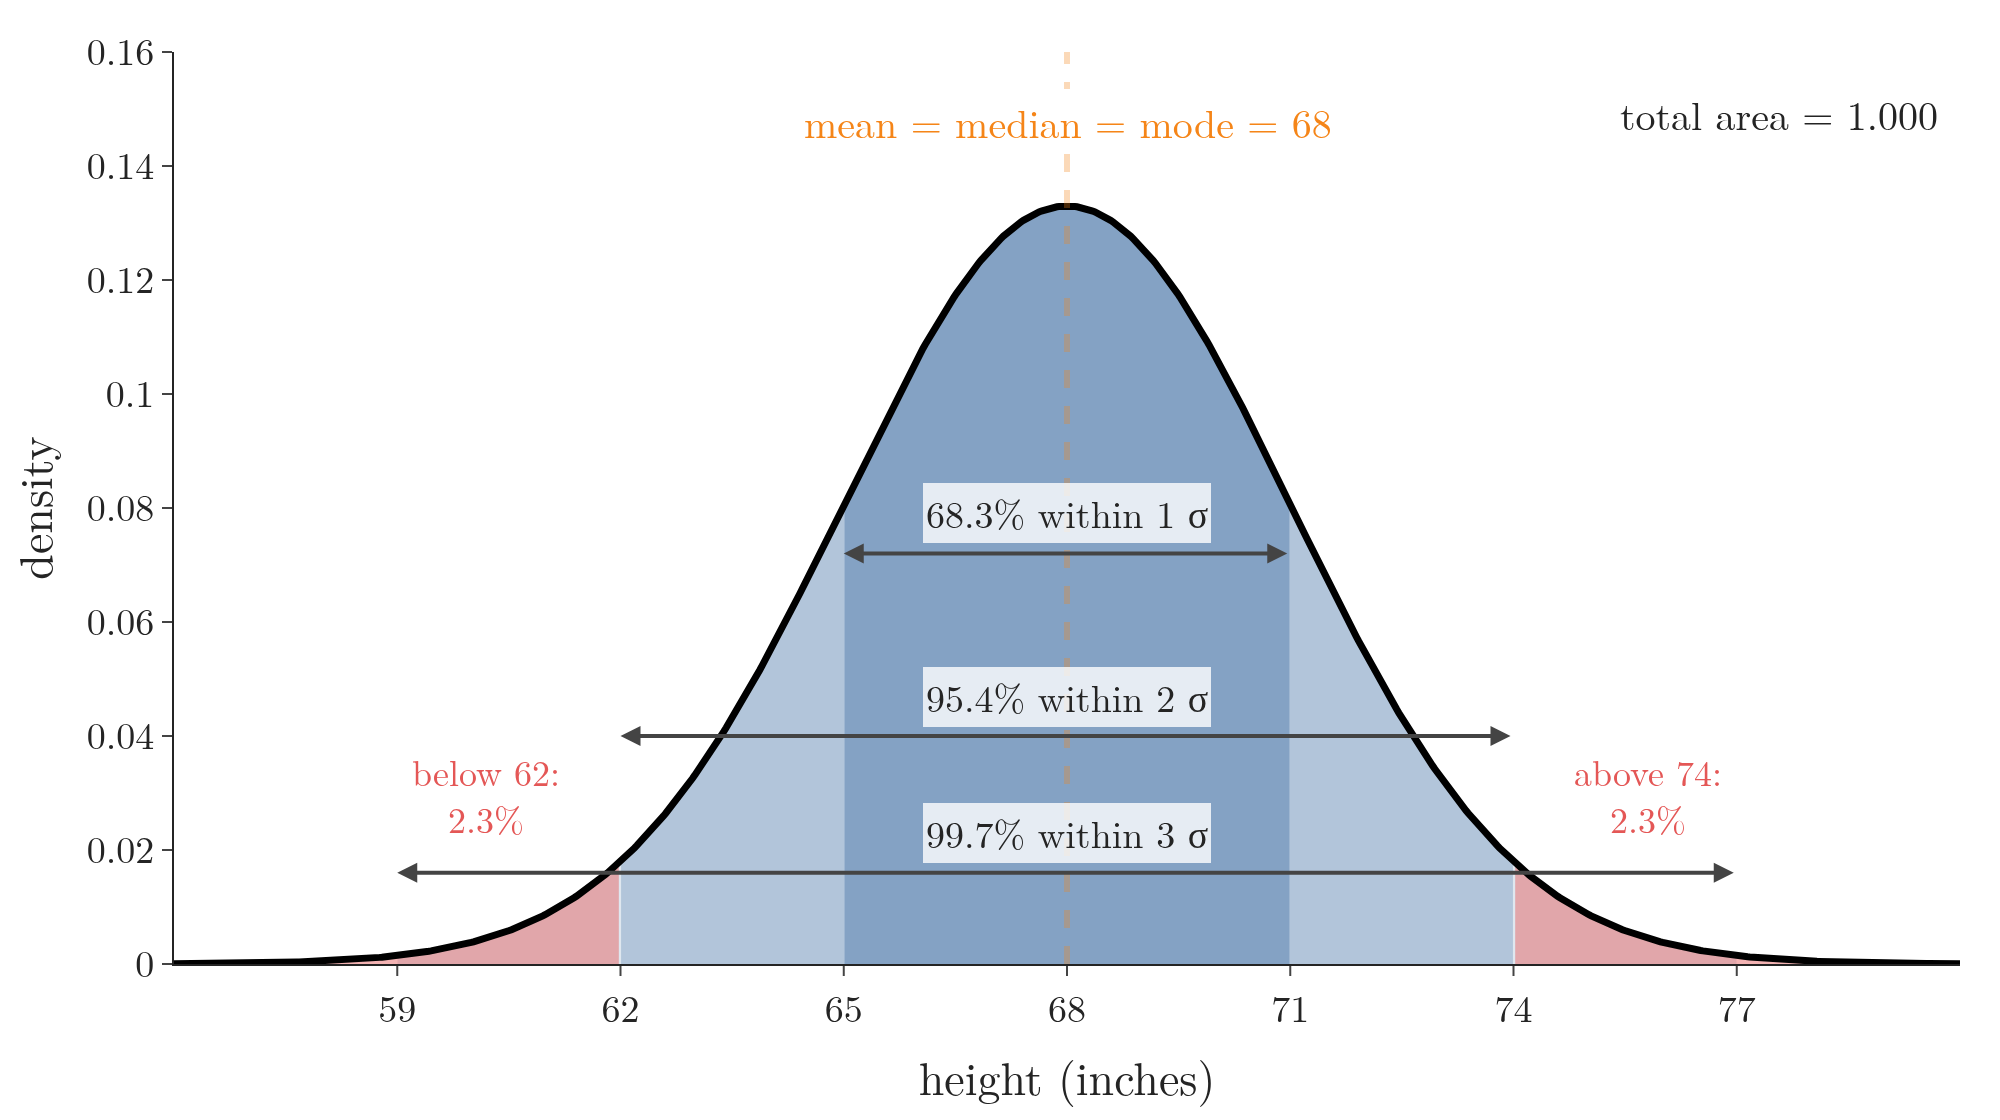

Write the Python code that produced this figure.
"""Properties of the normal curve on the heights N(68, 3^2): symmetric, mean = median = mode at 68, the shares
within 1, 2 and 3 standard deviations (68-95-99.7), the same tail on each side, and total area 1."""
from pathlib import Path

import numpy as np
import plotly.graph_objects as go
from scipy import stats

here = Path(__file__).parent
d = stats.norm(68, 3)
x = np.linspace(56, 80, 800)
share = {k: d.cdf(68 + 3 * k) - d.cdf(68 - 3 * k) for k in (1, 2, 3)}
assert [round(100 * share[k], 1) for k in (1, 2, 3)] == [68.3, 95.4, 99.7]
assert np.isclose(d.cdf(62), d.sf(74)) and abs(d.median() - 68) < 1e-9
fig = go.Figure()
for k, alpha in [(3, 0.18), (2, 0.3), (1, 0.45)]:
    xs = x[np.abs(x - 68) <= 3 * k]
    fig.add_scatter(x=xs, y=d.pdf(xs), fill="tozeroy", fillcolor=f"rgba(76,120,168,{alpha})", mode="lines",
                    line=dict(width=0), showlegend=False)
for side in (x[x <= 62], x[x >= 74]):
    fig.add_scatter(x=side, y=d.pdf(side), fill="tozeroy", fillcolor="rgba(228,87,86,0.45)", mode="lines",
                    line=dict(width=0), showlegend=False)
fig.add_scatter(x=x, y=d.pdf(x), mode="lines", line=dict(color="black", width=3.5), showlegend=False)
fig.add_vline(x=68, line=dict(color="#F58518", width=3, dash="dash"))
fig.add_annotation(x=68, y=0.148, text="mean = median = mode = 68", showarrow=False, font=dict(size=20, color="#F58518"),
                   bgcolor="white")
for k, y in [(1, 0.072), (2, 0.040), (3, 0.016)]:
    fig.add_annotation(x=68 - 3 * k, y=y, ax=68 + 3 * k, ay=y, xref="x", yref="y", axref="x", ayref="y",
                       showarrow=True, arrowside="end+start", arrowhead=2, arrowwidth=2, text="")
    fig.add_annotation(x=68, y=y + 0.007, text=f"{100 * share[k]:.1f}% within {k} σ", showarrow=False,
                       font=dict(size=19), bgcolor="rgba(255,255,255,0.8)")
for xx, txt in [(60.2, "below 62:<br>2.3%"), (75.8, "above 74:<br>2.3%")]:
    fig.add_annotation(x=xx, y=0.03, text=txt, showarrow=False, font=dict(size=18, color="#E45756"))
fig.add_annotation(x=0.99, y=0.97, xref="paper", yref="paper", xanchor="right", showarrow=False,
                   text=f"total area = {np.trapezoid(d.pdf(np.linspace(40, 96, 4000)), np.linspace(40, 96, 4000)):.3f}",
                   font=dict(size=20))
fig.update_layout(template="simple_white", width=1000, height=560, font=dict(family="Latin Modern Roman", size=19),
                  xaxis=dict(title="height (inches)", tickvals=[59, 62, 65, 68, 71, 74, 77], range=[56, 80]),
                  yaxis=dict(title="density", range=[0, 0.16]), margin=dict(l=70, r=20, t=20, b=55))
fig.write_image(here / "properties.png", scale=2)
fig.write_image(here / "properties.pdf")
